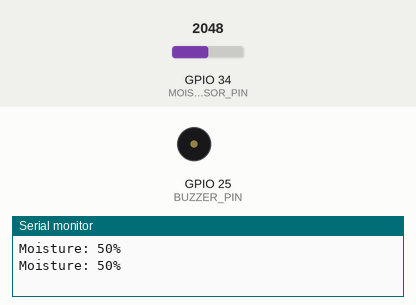
Recording of a sketch running on a simulated ESP32. Parts: buzzer (waves = sounding, pin HIGH), the last lines printed to the serial monitor. Inputs (shaded band) come from the test bench; at power-on: GPIO 34 (MOISTURE_SENSOR_PIN) = 2048.

Above: at 5.8 s.
5.9 s: GPIO 34 (MOISTURE_SENSOR_PIN) set to 1298
11.9 s: GPIO 34 (MOISTURE_SENSOR_PIN) set to 1182
At 16.4 s:
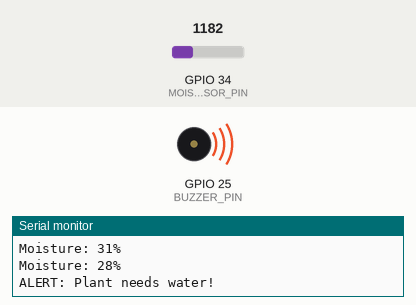
17.9 s: GPIO 34 (MOISTURE_SENSOR_PIN) set to 2047
At 21.4 s:
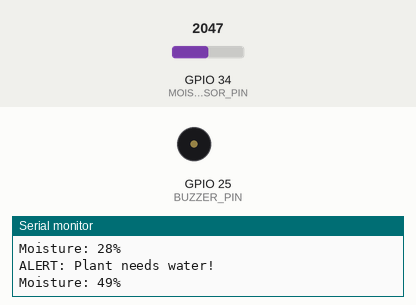
23.9 s: GPIO 34 (MOISTURE_SENSOR_PIN) set to 1228
At 26.4 s:
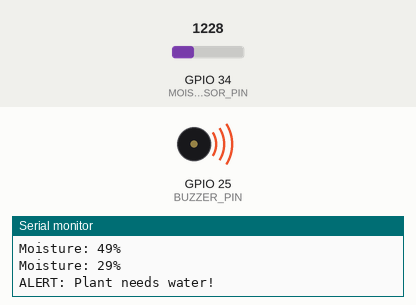
Timing chart, 0 to 27.9 s (numbered marks = the images above; inputs shaded):
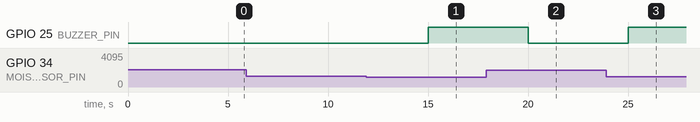

Measured:
- the behaviour switches between 1229 and 1228 on GPIO 34 (MOISTURE_SENSOR_PIN) (found by bisection; images 0 and 1)
- after the input at 11.9 s, GPIO 25 (BUZZER_PIN): LOW → HIGH after 3.1 s
- after the input at 17.9 s, GPIO 25 (BUZZER_PIN): HIGH → LOW after 2.1 s
- after the input at 23.9 s, GPIO 25 (BUZZER_PIN): LOW → HIGH after 1.1 s

The sketch:

SmartPlantMonitor.ino
```cpp
#define MOISTURE_SENSOR_PIN 34
#define BUZZER_PIN 25

void setup() {
Serial.begin(115200);

pinMode(BUZZER_PIN, OUTPUT);
digitalWrite(BUZZER_PIN, LOW);
}

void loop() {

int moisture = analogRead(MOISTURE_SENSOR_PIN);

int moisturePercent = map(moisture, 0, 4095, 0, 100);

Serial.print("Moisture: ");
Serial.print(moisturePercent);
Serial.println("%");

if (moisturePercent < 30) {

digitalWrite(BUZZER_PIN, HIGH);
Serial.println("ALERT: Plant needs water!");

} else {

digitalWrite(BUZZER_PIN, LOW);

}

delay(5000);
}
```
